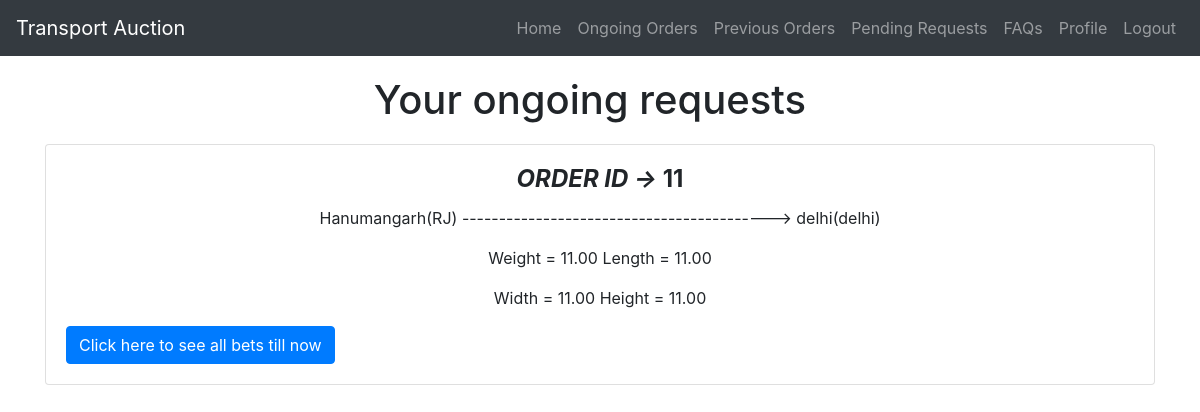
Before: /customer/pending_requests/ (signed in) with the older database file.
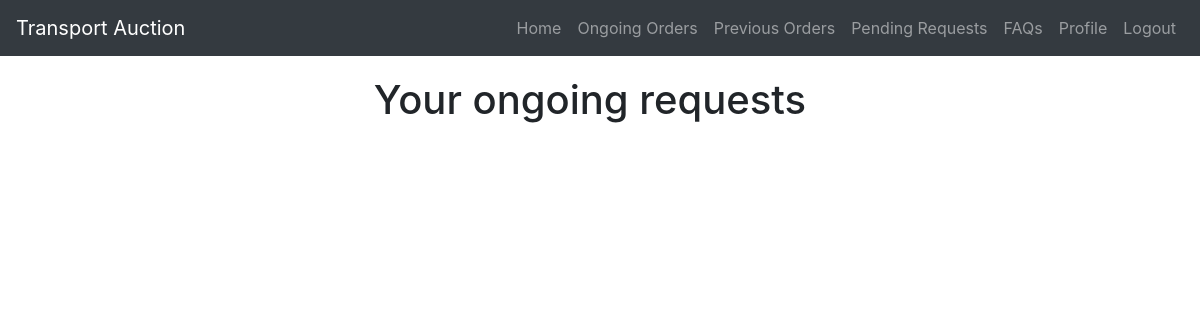
After: the same page with the newer database file.
### customer/models.py (models this page shows)
class order(models.Model):
    order_id = models.CharField(max_length=20)
    timeToLive =models.PositiveIntegerField(default=30)
    item_id=models.PositiveIntegerField(null=True)
    customer_id = models.CharField(max_length=20)
    merchant_id=models.CharField(max_length=20,null=True)
    comfirmed = models.BooleanField(default=False)
    completed=models.BooleanField(default=False)
    final_price=models.IntegerField(default=0)
    date=models.DateField(null=True)
    objects = OrderManager()

class order_path_info(models.Model):
        order_id = models.CharField(max_length=20)
        objects=OrderPathInfoManager()
        source_area = models.CharField(max_length=100)
        source_city=models.CharField(max_length=30)
        source_state=models.CharField(max_length=30)
        source_pin=models.IntegerField()
        destination_area = models.CharField(max_length=100)
        destination_city=models.CharField(max_length=30)
        destination_state=models.CharField(max_length=30)
        destination_pin=models.IntegerField()
        expecting_arrival=models.DateField(auto_now=True)

class item_info(models.Model):
    order_id = models.CharField(max_length=20)
    objects=ItemInfoManager()
    item_weight=models.DecimalField(max_digits=20,decimal_places=2)
    item_length=models.DecimalField(max_digits=20,decimal_places=2)
    item_width=models.DecimalField(max_digits=20,decimal_places=2)
    item_height=models.DecimalField(max_digits=20,decimal_places=2)
    item_id=models.PositiveIntegerField(null=True)
    handle_with_care = models.BooleanField(default=False)
    item_material=models.CharField(max_length=100)
    auction_life = models.PositiveIntegerField(default=2)
    item_approximate_cost=models.IntegerField(blank=True,null=True)

### customer/views.py (the view)
# urls.py: path('pending_requests/',pending_requests_view,name='pending_requests'),
def pending_requests_view(request):
    user = request.user
    username = user.username
    to = datetime.now()
    t = str(to)
    req = t[0:4]+t[5:7]+t[8:10]+t[11:13]+t[14:16]+t[17:19]+t[20:26];
    print(req)
    pending_orders = order.objects.get_pending_requests(username)
    pending_path_list=[]
    item_info_list=[]
    for orders in pending_orders:
        o=order_path_info.objects.get_order_path_info(orders.order_id)
        pending_path_list.append([o[0].order_id,o[0].source_city,o[0].source_state,o[0].destination_city,o[0].destination_state])
        i=item_info.objects.get_item_info(orders.order_id)
        item_info_list.append([i[0].order_id,i[0].item_weight,i[0].item_length,i[0].item_width,i[0].item_height])
    context={'pending_orders':pending_orders
            ,'pending_path_list':pending_path_list,
            'item_info_list':item_info_list}
    return render(request,'customer/pending_requests.html',context)

### customer/models.py (called while the page is built)
    def get_pending_requests(self,customer_id):
        return self.filter(customer_id=customer_id,comfirmed=False)

    def get_order_path_info(self,order_id):
        return self.filter(order_id=order_id)

    def get_item_info(self,order_id):
        return self.filter(order_id=order_id)

### templates/customer/pending_requests.html (shortened to what this page needs)
{% extends 'base2.html' %}
{% block content%}
<div class="container " style="margin:20px;text-align:center">
  <h1 id='h1'>Your ongoing requests</h1>
</div>
<div class="container">
      {% for o in pending_orders %}
      <div class="card" style="width: 100%;height:20%;margin-bottom:100 px">
        <div class="card-body">
      <h4 class="card-title" style='text-align:center;'><b><i>ORDER ID -> </i>{{ o.order_id }}</b></h4>
      {% for path in pending_path_list %}
      {% if path.0 == o.order_id %}
      <p class="card-text"  style='text-align:center;'>{{ path.1 }}({{ path.2 }})  ------------------------------------------>  {{ path.3 }}({{ path.4 }}) </p>
      {% endif %}
      {% endfor %}
      {% for info in item_info_list %}
      {% if info.0 == o.order_id %}
      <p class="card-text"  style='text-align:center;'>Weight = {{ info.1 }}     Length = {{ info.2 }} </p>
      <p class="card-text"  style='text-align:center;'>Width  = {{ info.3 }}     Height = {{ info.4 }}</p>
      {% endif %}
      {% endfor %}
      <a href="{% url 'customer:bets_detail' order_id=o.order_id %}" id = 'btn' class="btn btn-primary" style='margin-right:0%'>Click here to see all bets till now</a>
    </div>
  </div>
      {% endfor %}
</div>
{% endblock %}

Changed rows visible on the page:
removed order: order_id "11"
removed order_path_info: source_city "Hanumangarh", source_state "RJ", destination_city "delhi", destination_state "delhi"
removed item_info: item_weight "11.00", item_length "11.00", item_width "11.00", item_height "11.00"
